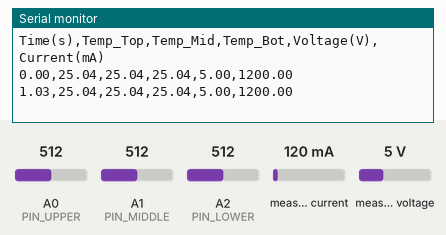
A sketch run on a simulated Arduino Uno, built with avr-gcc and run on an emulated ATmega328P. Parts: the last lines printed to the serial monitor. Inputs (shaded band) come from the test bench; at power-on: measured current 120 mA, A0 (PIN_UPPER) = 512, A1 (PIN_MIDDLE) = 512, A2 (PIN_LOWER) = 512, measured voltage 5 V.

Above: at 1.2 s.
1.3 s: measured current set to 40 mA
At 2.5 s:
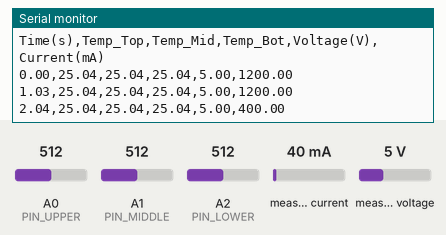
2.8 s: A0 (PIN_UPPER) set to 716
At 3.5 s:
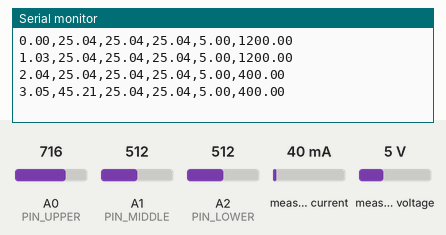
4.3 s: A1 (PIN_MIDDLE) set to 716
At 5.5 s:
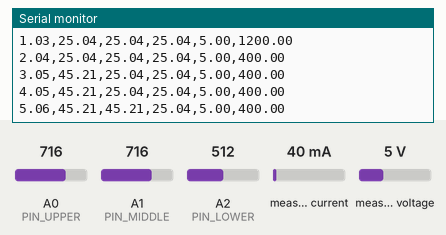
5.8 s: A2 (PIN_LOWER) set to 716
At 6.5 s:
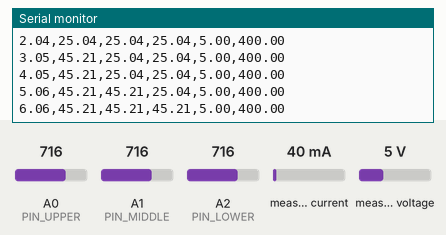
7.3 s: measured voltage set to 0.3 V
At 8.5 s:
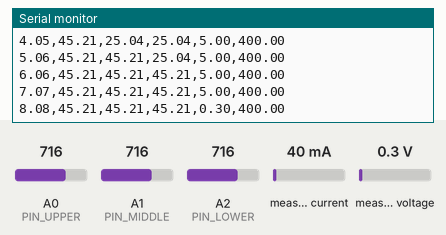
8.8 s: A0 (PIN_UPPER) set to 992
At 9.5 s:
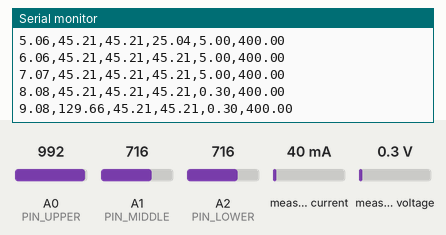
Timing chart, 0 to 11.3 s (numbered marks = the images above; inputs shaded):
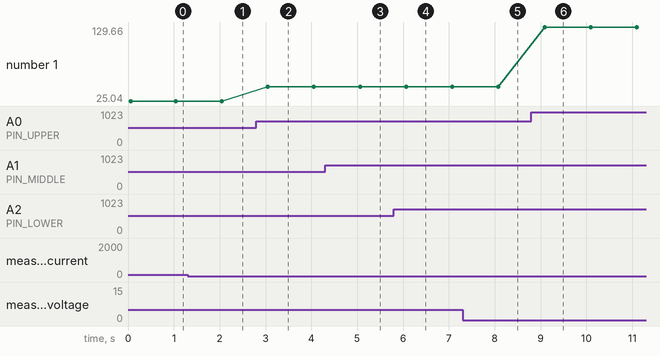

The sketch:

data_acquisition.ino
```cpp
#include <Wire.h>
#include <Adafruit_INA219.h>

// Thermistor setup (10k NTC, Beta 3977)
#define BETA 3977
#define R0 10000
#define T0 298.15
#define PIN_UPPER A0
#define PIN_MIDDLE A1
#define PIN_LOWER A2
#define R_SERIES 10000

Adafruit_INA219 ina219;

void setup() {
  Serial.begin(9600);
  while (!Serial) { ; }

  if (!ina219.begin()) {
    Serial.println("INA219 not connected");
    while (1) { delay(10); }
  }

  // I'm using an external 0.01 ohm shunt for high current (up to 9A)
  // The library assumes 0.1 ohm, so I need to set it to max range
  // and fix the values in the loop manually.
  ina219.setCalibration_32V_2A();

  Serial.println("Time(s),Temp_Top,Temp_Mid,Temp_Bot,Voltage(V),Current(mA)");
}

void loop() {
  static unsigned long start = millis();
  float t_sec = (millis() - start) / 1000.0;

  // Get temps from the 3 sensors
  float t1 = getTemp(PIN_UPPER);
  float t2 = getTemp(PIN_MIDDLE);
  float t3 = getTemp(PIN_LOWER);

  float voltage = ina219.getBusVoltage_V();

  // Correction for the 0.01 ohm shunt
  // The library expects 0.1 ohm, so raw reading is 10x too small.
  float raw_mA = ina219.getCurrent_mA();
  float actual_mA = raw_mA * 10.0;

  Serial.print(t_sec);
  Serial.print(",");
  Serial.print(t1);
  Serial.print(",");
  Serial.print(t2);
  Serial.print(",");
  Serial.print(t3);
  Serial.print(",");
  Serial.print(voltage);
  Serial.print(",");
  Serial.println(actual_mA);

  delay(1000);
}

float getTemp(int pin) {
  int val = analogRead(pin);
  if (val == 0 || val >= 1023) return -273.15; // error check

  float v_out = val * (5.0 / 1023.0);
  float r_therm = R_SERIES * (5.0 / v_out - 1.0);

  // Beta formula
  float invT = (1.0 / T0) + (1.0 / BETA) * log(r_therm / R0);
  return (1.0 / invT) - 273.15;
}
```

Measured:
- after the input at 1.3 s, the serial monitor: prints a new line after 0.74 s (image 1)
- after the input at 2.8 s, the serial monitor: prints a new line after 0.25 s (image 2)
- after the input at 4.3 s, the serial monitor: prints a new line after 0.76 s (image 3)
- after the input at 5.8 s, the serial monitor: prints a new line after 0.27 s (image 4)
- after the input at 7.3 s, the serial monitor: prints a new line after 0.78 s (image 5)
- after the input at 8.8 s, the serial monitor: prints a new line after 0.29 s (image 6)
- plotted number 1: 25.04 → 45.21 after the input at 2.8 s, 45.21 → 129.66 after the input at 8.8 s
